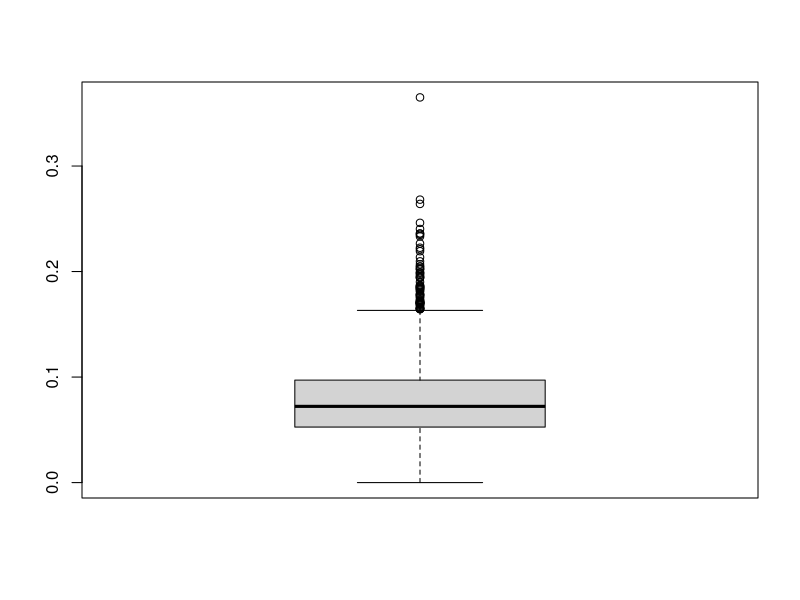

The R source for this figure: (Note: this script raises an error after producing the figure.)
library(readr)
model_data <- read_csv("models/model_data.csv")
model_data_na <- na.omit(model_data)

summary(model_data_na$spatialmismatch)
boxplot(model_data_na$spatialmismatch)

#cut off at mean
cat_data <- model_data_na %>%
  mutate(high = spatialmismatch>0.07225)

cat_data$high <- as.numeric(cat_data$high)

#plots will contain warnings but it's just for initial observations and not final model 
plot(jitter(high,amount=.05) ~ spanish, data = cat_data, family = "binomial")
plot(jitter(high,amount=.05) ~ median_household_income, data = cat_data, family = "binomial")
plot(jitter(high,amount=.05) ~ above_bach, data = cat_data, family = "binomial")
plot(high~above_bach, data = cat_data, family = "binomial")
plot(jitter(high,amount=.05) ~ below_bach, data = cat_data, family = "binomial")
plot(jitter(high,amount=.05) ~ bach_interact, data = cat_data, family = "binomial")
plot(jitter(high,amount=.05) ~ phd, data = cat_data, family = "binomial")
plot(jitter(high,amount=.05) ~ white, data = cat_data, family = "binomial")
plot(jitter(high,amount=.05) ~ nonwhite, data = cat_data, family = "binomial")
plot(jitter(high,amount=.05) ~ people_per_sqmi, data = cat_data, family = "binomial")
plot(jitter(high,amount=.05) ~ english_better, data = cat_data, family = "binomial")

m1 <- glm(high~spanish + median_household_income + below_bach + above_bach + bach_interact + phd + white + nonwhite 
          + people_per_sqmi + english_better, data = cat_data, family = "binomial")
summary(m1)

m2 <- glm(high~median_household_income + above_bach + bach_interact + phd + white, data = cat_data, family = "binomial")
summary(m2)

G = m2$deviance - m1$deviance
Gdf = m2$df.residual - m1$df.residual
pchisq(G, df = Gdf, lower.tail = F)

addmargins(table(cat_data$high, as.numeric(m2$fitted.values >= .5)))

#percent correctly classified
(addmargins(table(cat_data$high, as.numeric(m2$fitted.values >= .5)))[1,1] + 
  addmargins(table(cat_data$high, as.numeric(m2$fitted.values >= .5)))[2,2])/
  addmargins(table(cat_data$high, as.numeric(m2$fitted.values >= .5)))[3,3]
